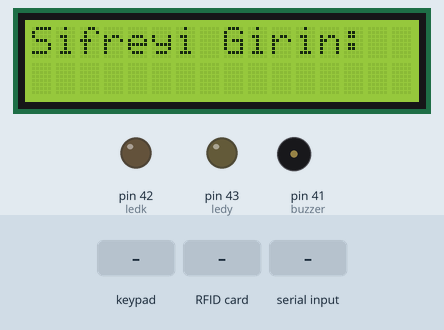
This sketch was run on a simulated Arduino Mega 2560, built with avr-gcc and run on an emulated ATmega2560. Parts: 16×2 character LCD, output pins drawn as LEDs (lit = HIGH), buzzer (waves = sounding, pin HIGH). The test bench sets the inputs (shaded band). Pins used as bus, display or sensor lines are not drawn; what the sketch prints to the serial monitor is not drawn.

Above: at 3.3 s.
3.4 s: keypad keys 2 4 2 5 2 6 2 7 pressed 0.4 s apart
At 4.9 s:
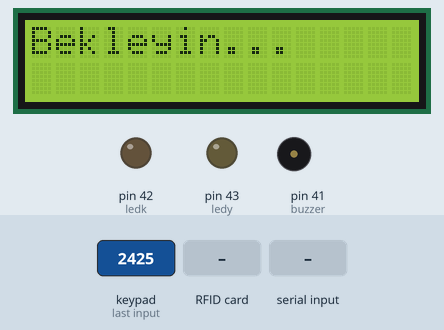
8.1 s: RFID card 5E 7A 19 C4 held to the reader
At 10.2 s:
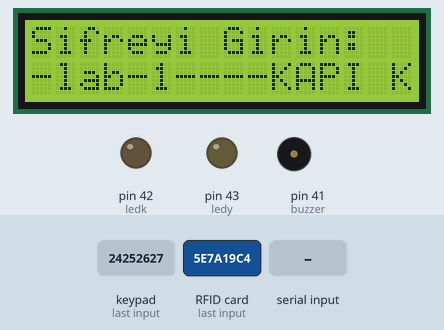
10.6 s: key 'A' pressed
13.6 s: "1" received over Serial
At 14.2 s:
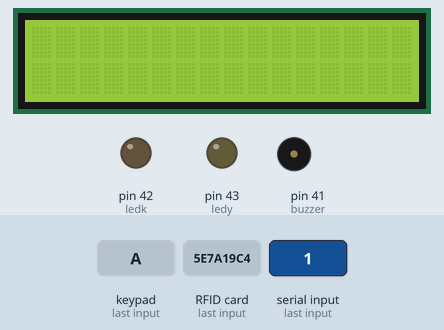
16.6 s: key 'B' pressed
At 17.5 s:
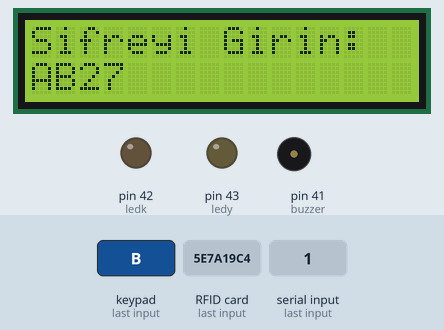
18.1 s: keypad keys 2 4 2 5 2 6 2 7 # pressed 0.4 s apart
At 21.1 s:
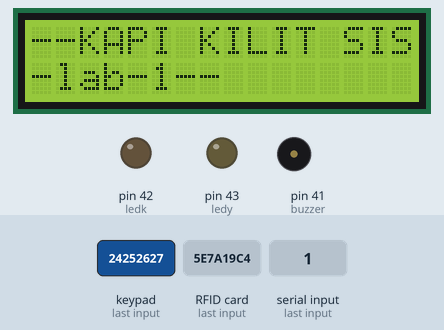
Timing chart, 0 to 29.3 s (numbered marks = the images above; inputs shaded):
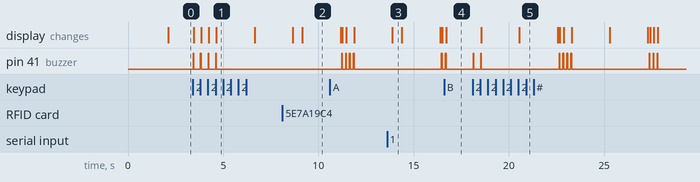

The sketch:

mega_son.ino
```cpp
#include <SoftwareSerial.h>
#include <SPI.h>
#include <MFRC522.h>
#include <EEPROM.h>
#include <Keypad.h>
#include  <LiquidCrystal.h>
#include <Wire.h>

#define RST_PIN 49
#define SS_PIN 53

#define buzzer 41

int ledk=42;
int ledy=43;

LiquidCrystal lcd(12, 11, 5, 4, 3, 2);

#define  LED_OFF  0
#define  LED_ON  1

/*
 * RİFD İLK DEGERLER VE SPİ PİNLERİNİN BELİRLENMESİ
 */
    MFRC522 mfrc522(SS_PIN, RST_PIN);

    String lastRfid = "";
    String kart1 = "";

    MFRC522::MIFARE_Key key;
/*
 * KEYPAD PİNLERİN BELİRLENMESİ
 */
    int okunan=0;
    const byte satir = 4; //4 satir
    const byte sutun = 4; //4 sutun
    char password[5];
    int i= 0;

    char rakamlar[satir][sutun] = {
    {'1','2','3','A'},
    {'4','5','6','B'},
    {'7','8','9','C'},
    {'*','0','#','D'}
    };
    byte satirpin[satir] = { 24, 25, 26, 27 };
    byte sutunpin[sutun] = { 28, 29, 30, 31 };

    Keypad butonlar = Keypad(makeKeymap(rakamlar), satirpin, sutunpin, satir, sutun);

void tussesi()
  {
   digitalWrite(buzzer, HIGH);
   delay(30);
   digitalWrite(buzzer, LOW);
  }

void rfidfonk()
{
 //yeni kart okununmadıkça devam etme
  if ( ! mfrc522.PICC_IsNewCardPresent())
  {
   return;
  }
  if ( ! mfrc522.PICC_ReadCardSerial())
  {
    return;
  }
  //kartın UID'sini oku, rfid isimli string'e kaydet
  String rfid = "";
  for (byte i = 0; i < mfrc522.uid.size; i++)
  {
    rfid += mfrc522.uid.uidByte[i] < 0x10 ? "0" : "";
    rfid += String(mfrc522.uid.uidByte[i], HEX);
  }
  //string'in boyutunu ayarla ve tamamını büyük harfe çevir
  rfid.trim();
  rfid.toUpperCase();

  Serial.print(rfid);
  Serial.print("");
  lcd.setCursor(0,1);
  lcd.print(rfid);
  delay(500);
  Serial.setTimeout(5000);
  kontrol();
   }

 void pin()
   {
   okunan = butonlar.getKey();
   if (okunan)
     {
     password[i++]=okunan;
     tussesi();
     lcd.setCursor(0,1);
     lcd.print(password);
     }
   if(i==4)
     {
     Serial.print(password);
     Serial.print("");
     Serial.setTimeout(500);

     lcd.clear();
     lcd.print("Bekleyin...");
     delay(2000);
     lcd.clear();
     i=0;
     kontrol();
     }
  }

void kontrol()
  {
    while(Serial.available())
      {
      if(Serial.find("mokoko"))
        {
          lcd.print("TANIMLI KULLANICI");
          digitalWrite(ledy, HIGH);
          delay(300);
          digitalWrite(ledy, LOW);
          lcd.clear();
        }
      }
     lcd.print("--KAPI KILIT SISTEMI--");
     lcd.setCursor(0,1);
     lcd.print("-lab-1--");
     delay(2000);
     lcd.clear();
     lcd.print("Sifreyi Girin: ");
  }

 void setup()
   {
     Serial.begin(115200);
     SPI.begin();
     mfrc522.PCD_Init();

     lcd.begin(16,2);
     pinMode(ledk, OUTPUT);
     pinMode(ledy, OUTPUT);
     pinMode(buzzer, OUTPUT);
     lcd.print("KAPI KILIT SISTEMI");
     lcd.setCursor(0,1);
     lcd.print("-lab-1--");
     delay(2000);
     lcd.clear();
     lcd.print("Sifreyi Girin: ");
   }

void loop()
  {
  rfidfonk();
  pin();

  }
```

Measured:
- after the input at 3.4 s, pin 41 (buzzer): alternates HIGH for 0.03 s and LOW for 0.36 s, 8 changes in all, then stays LOW, starting at once; the display: first changes after 0.05 s (image 1 shows a later state)
- after the input at 8.1 s, pin 41 (buzzer): stops changing and stays LOW; the display: first differs from a run without the input after 0.55 s (image 2 shows a later state)
- after the input at 13.6 s, the display: changes after 0.27 s (image 3)
- after the input at 16.6 s, pin 41 (buzzer): LOW → HIGH after 0.07 s, → LOW 0.03 s later; the display: changes after 0.10 s (image 4)
- after the input at 18.1 s, pin 41 (buzzer): LOW → HIGH at once, then moves between LOW and HIGH, repeating every 4.7 s; the display: first changes after 0.45 s (image 5 shows a later state)
- what the display in image 3 shows lasts 0.5 s, from 13.9 s to 14.4 s
